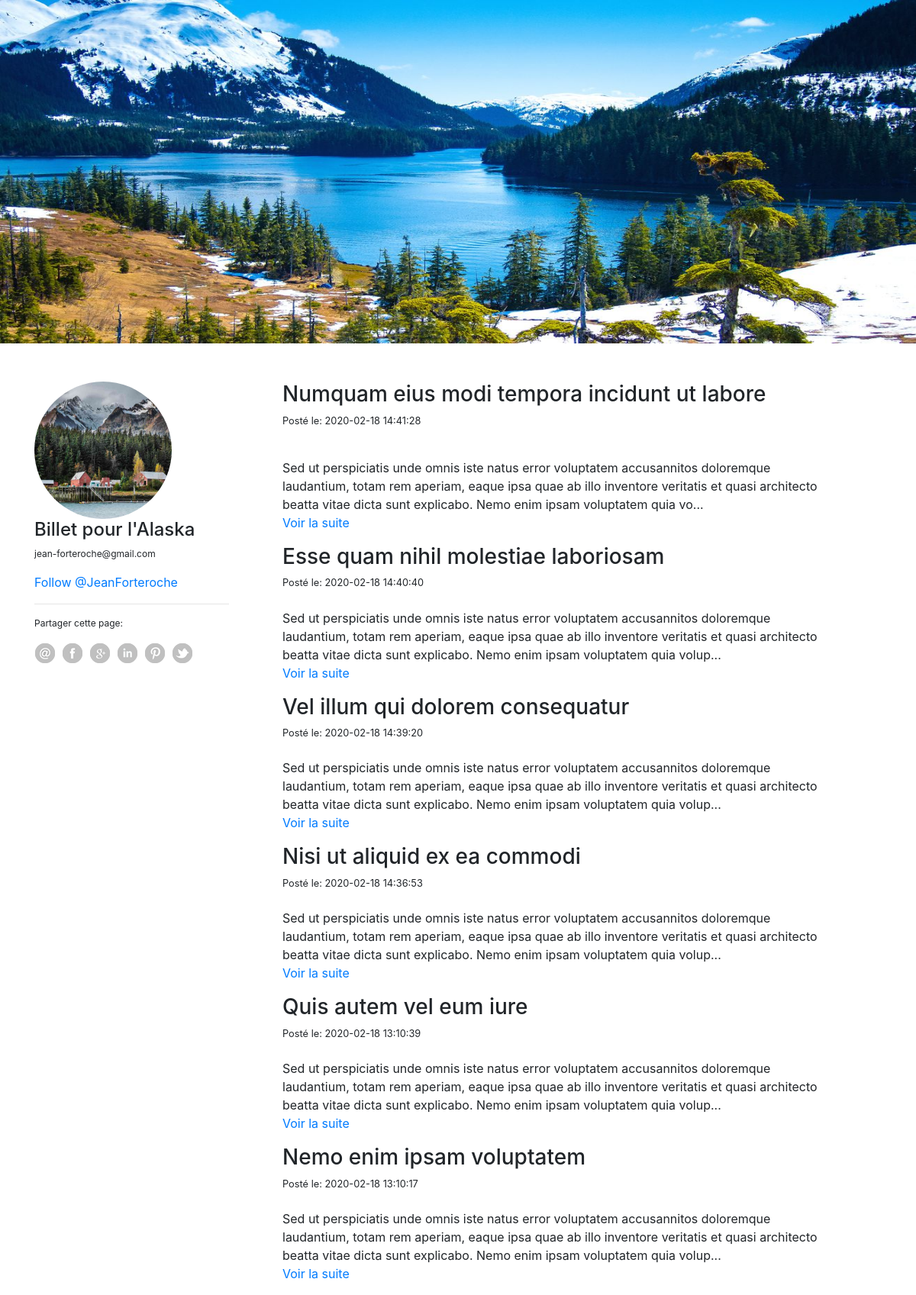
The page / on the database its author committed.
### tables this page shows
CREATE TABLE IF NOT EXISTS `posts` (
  `id` int(11) NOT NULL AUTO_INCREMENT,
  `title` varchar(255) NOT NULL,
  `content` text NOT NULL,
  `creation_date` datetime NOT NULL,
  PRIMARY KEY (`id`)
);

### controllers/Frontend.php (called while the page is built, shortened)
<?php
class Frontend
{
  public function listPosts()
  {
    $postManager = new PostManager();
    $posts = $postManager->getAll('posts');
    require 'View/Frontend/home.php';
  }
  public function ellipsis($content)
  {
    return substr($content, 0, 250) . '...';
  }
}

### index.php (called while the page is built, shortened)
<?php
require __DIR__ . DIRECTORY_SEPARATOR . 'Autoloader.php';
$router = new Router();
$route = 'home';
$router->add('home', 'Frontend:listPosts');
$router->add('post', 'Frontend:showPost');
$router->add('showComment', 'Frontend:addComment');
$router->add('alert', 'Frontend:reportComment');
$router->add('login', 'Backend:loginAdmin');
$router->add('logout', 'Backend:logoutAdmin');
$router->add('create', 'Backend:createArticle');
$router->add('update', 'Backend:updateArticle');
$router->add('admin', 'Backend:indexAdmin');
$router->add('posts', 'Backend:listPosts');
$router->add('approveComment', 'Backend:approveComment');
$router->add('rejectComment', 'Backend:rejectComment');
$router->add('comments', 'Backend:listComments');
$router->add('deleteComment', 'Backend:deleteComment');
$router->add('reports', 'Backend:listReports');
$router->add('approveReport', 'Backend:approveReport');
$router->add('rejectReport', 'Backend:rejectReport');
$router->get($route);

### Autoloader.php (called while the page is built, shortened)
<?php
class Autoloader
{
  static function autoload($class)
  {
    $paths = explode('\\', $class);
    $directory = strtolower($paths[0]);
    $className = ucfirst($paths[1]);
  }
}

### Model/Manager.php (called while the page is built, shortened)
<?php
class Manager
{
  protected $db;
  protected $table = '';
  public function __construct()
  {
    $this->db = new PDO(
      'mysql:host=localhost;dbname=projet-4_blog;charset=utf8',
      'root',
      '',
      [\PDO::ATTR_DEFAULT_FETCH_MODE => \PDO::FETCH_OBJ],
    );
    $this->db->setAttribute(PDO::ATTR_ERRMODE, PDO::ERRMODE_EXCEPTION);
  }
  public function getAll()
  {
    $req = $this->db->prepare("SELECT * FROM " . $this->table . " ORDER BY id DESC");
    $req->execute();
    return $req->fetchAll();
  }
}

### View/Frontend/home.php (the view, shortened to what this page needs)
<div id="profile" class="container">
  <div class="row">
    <div class="col-sm-3 profile">
      <aside>
        <img class="rounded-circle img-responsive" id="image-alaska" src="img/alaska.jpg" alt="alaska-image">
        <h4>Billet pour l'Alaska</h4>
        <p>jean-forteroche@gmail.com</p>
        <a class="twitter-follow-button" href="https://twitter.com/JeanForteroche" data-show-count="true" data-size="large">
          Follow @JeanForteroche
        </a>
        <hr>
        <p>Partager cette page:</p>
        <ul class="clear-fix">
          <li><img src="img/social_icons/email.png" alt=""></li>
          <li><img src="img/social_icons/facebook.png" alt=""></li>
          <li><img src="img/social_icons/googleplus.png" alt=""></li>
          <li><img src="img/social_icons/linkedin.png" alt=""></li>
          <li><img src="img/social_icons/pinterest.png" alt=""></li>
          <li><img src="img/social_icons/twitter.png" alt=""></li>
        </ul>
      </aside>
    </div>
    <div id="col" class="col-sm-8">
      <article>
        <?php if(!empty($posts)): ?>
          <?php foreach($posts as $post): ?>
            <header>
              <h3 class="titre-article"><?= $post->title ?></h3>
            </header>
            <footer><small>Posté le: <?= $post->creation_date ?></small></footer>
            <br>
            <p>
              <?= $this->ellipsis($post->content) ?><a href="index.php?route=post&id=<?= $post->id ?>"><br>Voir la suite</a>
            </p>
            <?php endforeach ?>
              <?php endif ?>
      </article>
    </div>
  </div>
</div>
<?php $content = ob_get_clean(); ?>
  <?php require 'template_front.php';

### app/Router.php (shortened to what this page needs)
<?php
class Router
{
  public $routes = [];
  public function add($name, $value)
  {
    $this->routes[$name] = $value;
  }
  public function get($name)
  {
    $route = explode(':', $this->routes[$name]);
    $actionName = strtolower($route[1]);
    $controller = new $class;
    if(isset($id))
    {
      $controller->$actionName($id);
    }
    else
    {
      $controller->$actionName();
    }
  }
}

### template_front.php (shortened to what this page needs)
<!DOCTYPE html>
<html lang="fr" dir="ltr">
  <head>
    <link rel="stylesheet" href="public/css/template.css">
    <link rel="stylesheet" href="https://stackpath.bootstrapcdn.com/bootstrap/4.3.1/css/bootstrap.min.css">
  </head>
  <body>
    <link rel="stylesheet" href="Public/css/home.css">
    <header class="header-image">
      <img src="img/paysage_alaska.jpg" alt="paysage_alaska" class="img-responsive image-paysage">
    </header>
    <?= $content ?>
  </body>
</html>

### public/css/home.css (style rules this page uses)
html, body { height: 100%; }
.header-image { margin-top: 150px; }
.image-paysage { height: 450px; width: 100%; margin-top: -150px; margin-bottom: 50px; }
.container { display: table; height: 30%; min-height: 30%; }
#image-alaska { height: 180px; width: 180px; }
.profile { margin-right: 40px; }
.profile aside p { font-size: 12px; }
.profile aside ul li { float: left; margin-right: 8px; }
.profile aside ul { list-style: none; padding: 0px; }

### rows shown on the page
posts: title "Numquam eius modi tempora incidunt ut labore", creation_date "2020-02-18 14:41:28", content "Sed ut perspiciatis unde omnis iste natus error voluptatem accusannitos doloremque laudantium, totam rem aperiam, eaque ipsa quae ab illo inventore veritatis et quasi architecto beatta vitae dicta sunt explicabo. Nemo enim ipsam voluptatem quia vo..."
posts: title "Esse quam nihil molestiae laboriosam", creation_date "2020-02-18 14:40:40", content "Sed ut perspiciatis unde omnis iste natus error voluptatem accusannitos doloremque laudantium, totam rem aperiam, eaque ipsa quae ab illo inventore veritatis et quasi architecto beatta vitae dicta sunt explicabo. Nemo enim ipsam voluptatem quia volup..."
posts: title "Vel illum qui dolorem consequatur", creation_date "2020-02-18 14:39:20", content "Sed ut perspiciatis unde omnis iste natus error voluptatem accusannitos doloremque laudantium, totam rem aperiam, eaque ipsa quae ab illo inventore veritatis et quasi architecto beatta vitae dicta sunt explicabo. Nemo enim ipsam voluptatem quia volup..."
posts: title "Nisi ut aliquid ex ea commodi", creation_date "2020-02-18 14:36:53", content "Sed ut perspiciatis unde omnis iste natus error voluptatem accusannitos doloremque laudantium, totam rem aperiam, eaque ipsa quae ab illo inventore veritatis et quasi architecto beatta vitae dicta sunt explicabo. Nemo enim ipsam voluptatem quia volup..."
posts: title "Quis autem vel eum iure", creation_date "2020-02-18 13:10:39", content "Sed ut perspiciatis unde omnis iste natus error voluptatem accusannitos doloremque laudantium, totam rem aperiam, eaque ipsa quae ab illo inventore veritatis et quasi architecto beatta vitae dicta sunt explicabo. Nemo enim ipsam voluptatem quia volup..."
posts: title "Nemo enim ipsam voluptatem", creation_date "2020-02-18 13:10:17", content "Sed ut perspiciatis unde omnis iste natus error voluptatem accusannitos doloremque laudantium, totam rem aperiam, eaque ipsa quae ab illo inventore veritatis et quasi architecto beatta vitae dicta sunt explicabo. Nemo enim ipsam voluptatem quia volup..."
